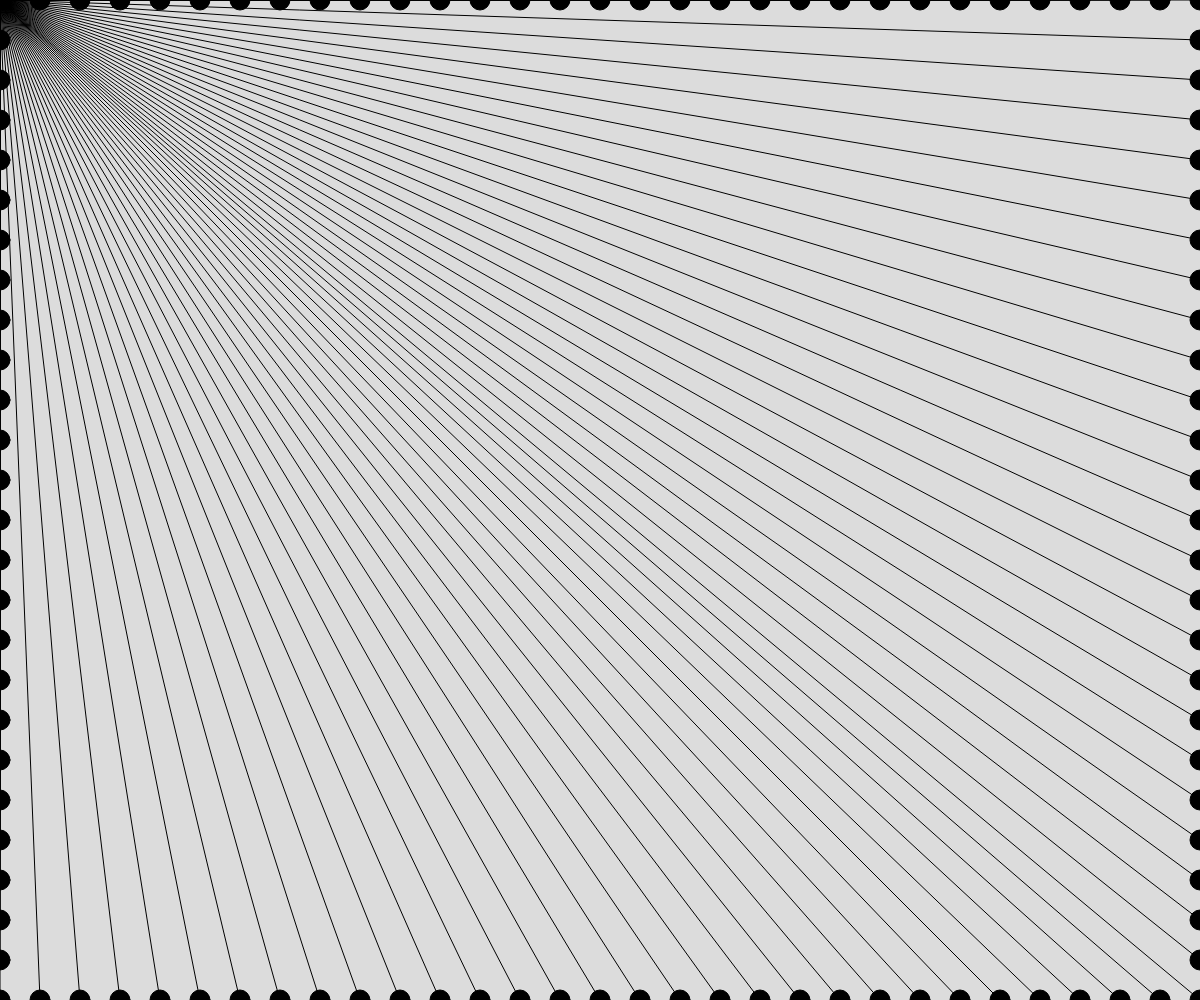
Frame 1 (no input)
Frame 60 (no input): identical to frame 1, image omitted
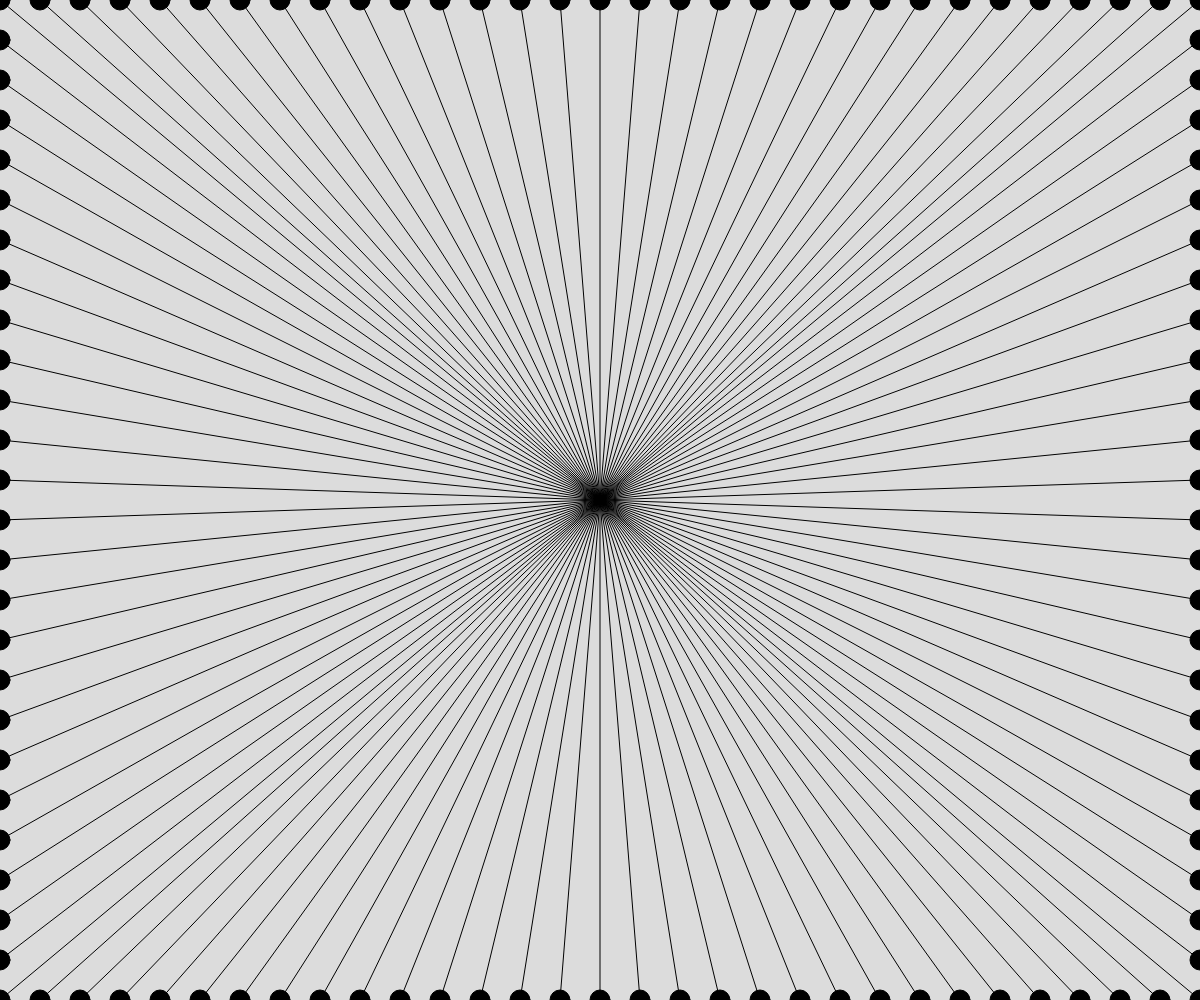
Frame 120 (the mouse pressed at the canvas centre since frame 60)

The p5.js sketch that drew these frames (run headless with seeded random() and noise() and a simulated clock; from frame 60 on, the mouse is pressed at the canvas centre):

// p5.js sketch
// ── sketch.js
// Project Title
// Your Name
// Date
//
// Extra for Experts:
// - describe what you did to take this project "above and beyond"


function setup() {
  createCanvas(windowWidth, windowHeight);
}

function draw() {
  background(220);
  drawCircles();
}



function drawCircles() {
  fill(0);

  for (let x = 0; x < width; x += 40) {

    circle(x, 0, 20);
    line(x, 0, mouseX, mouseY);
  }
  for (let y = 0; y < height; y += 40) {

    circle(width, y, 20);
    line(width, y, mouseX, mouseY);
  }
  for (let x = width; x > 0; x -= 40) {

    circle(x, height, 20);
    line(x, height, mouseX, mouseY);
  }
  for (let y = height; y > 0; y -= 40) {

    circle(0, y, 20);
    line(0, y, mouseX, mouseY);
  }
}
